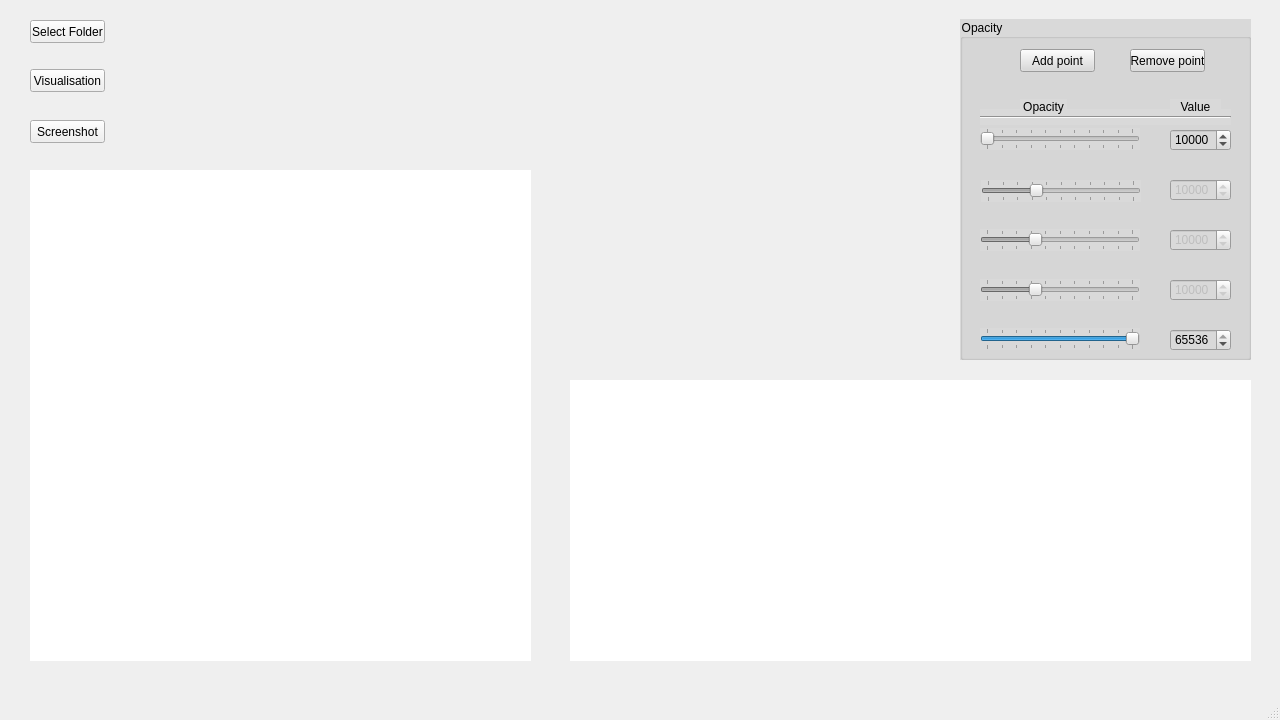
<?xml version="1.0" encoding="UTF-8"?>
<ui version="4.0">
 <class>MainWindow</class>
 <widget class="QMainWindow" name="MainWindow">
  <property name="enabled">
   <bool>true</bool>
  </property>
  <property name="geometry">
   <rect>
    <x>0</x>
    <y>0</y>
    <width>1280</width>
    <height>720</height>
   </rect>
  </property>
  <property name="minimumSize">
   <size>
    <width>1280</width>
    <height>720</height>
   </size>
  </property>
  <property name="maximumSize">
   <size>
    <width>1280</width>
    <height>720</height>
   </size>
  </property>
  <property name="cursor">
   <cursorShape>ArrowCursor</cursorShape>
  </property>
  <property name="windowTitle">
   <string>TomoX - INSA</string>
  </property>
  <property name="windowIcon">
   <iconset>
    <normaloff>logo.png</normaloff>logo.png</iconset>
  </property>
  <property name="styleSheet">
   <string notr="true"/>
  </property>
  <property name="iconSize">
   <size>
    <width>24</width>
    <height>24</height>
   </size>
  </property>
  <widget class="QWidget" name="centralwidget">
   <widget class="QPushButton" name="launch">
    <property name="geometry">
     <rect>
      <x>30</x>
      <y>69</y>
      <width>75</width>
      <height>23</height>
     </rect>
    </property>
    <property name="cursor">
     <cursorShape>ArrowCursor</cursorShape>
    </property>
    <property name="text">
     <string>Visualisation</string>
    </property>
   </widget>
   <widget class="QPushButton" name="select_file">
    <property name="geometry">
     <rect>
      <x>30</x>
      <y>20</y>
      <width>75</width>
      <height>23</height>
     </rect>
    </property>
    <property name="text">
     <string>Select Folder</string>
    </property>
   </widget>
   <widget class="QGroupBox" name="groupBox">
    <property name="geometry">
     <rect>
      <x>960</x>
      <y>19</y>
      <width>291</width>
      <height>341</height>
     </rect>
    </property>
    <property name="styleSheet">
     <string notr="true">background-color: rgb(217, 217, 217);</string>
    </property>
    <property name="title">
     <string>Opacity</string>
    </property>
    <property name="flat">
     <bool>true</bool>
    </property>
    <property name="checkable">
     <bool>false</bool>
    </property>
    <widget class="QSpinBox" name="point1spinBox">
     <property name="enabled">
      <bool>false</bool>
     </property>
     <property name="geometry">
      <rect>
       <x>210</x>
       <y>160</y>
       <width>61</width>
       <height>22</height>
      </rect>
     </property>
     <property name="maximum">
      <number>65536</number>
     </property>
     <property name="singleStep">
      <number>1000</number>
     </property>
     <property name="value">
      <number>10000</number>
     </property>
    </widget>
    <widget class="QSlider" name="point2Slider">
     <property name="enabled">
      <bool>false</bool>
     </property>
     <property name="geometry">
      <rect>
       <x>20</x>
       <y>210</y>
       <width>160</width>
       <height>22</height>
      </rect>
     </property>
     <property name="maximum">
      <number>100</number>
     </property>
     <property name="sliderPosition">
      <number>33</number>
     </property>
     <property name="orientation">
      <enum>Qt::Horizontal</enum>
     </property>
     <property name="tickPosition">
      <enum>QSlider::TicksBothSides</enum>
     </property>
    </widget>
    <widget class="QSlider" name="point3Slider">
     <property name="enabled">
      <bool>false</bool>
     </property>
     <property name="geometry">
      <rect>
       <x>20</x>
       <y>260</y>
       <width>160</width>
       <height>22</height>
      </rect>
     </property>
     <property name="maximum">
      <number>100</number>
     </property>
     <property name="sliderPosition">
      <number>33</number>
     </property>
     <property name="orientation">
      <enum>Qt::Horizontal</enum>
     </property>
     <property name="tickPosition">
      <enum>QSlider::TicksBothSides</enum>
     </property>
    </widget>
    <widget class="QSpinBox" name="point3spinBox">
     <property name="enabled">
      <bool>false</bool>
     </property>
     <property name="geometry">
      <rect>
       <x>210</x>
       <y>260</y>
       <width>61</width>
       <height>22</height>
      </rect>
     </property>
     <property name="maximum">
      <number>65536</number>
     </property>
     <property name="singleStep">
      <number>1000</number>
     </property>
     <property name="value">
      <number>10000</number>
     </property>
    </widget>
    <widget class="QSpinBox" name="point2spinBox">
     <property name="enabled">
      <bool>false</bool>
     </property>
     <property name="geometry">
      <rect>
       <x>210</x>
       <y>210</y>
       <width>61</width>
       <height>22</height>
      </rect>
     </property>
     <property name="maximum">
      <number>65536</number>
     </property>
     <property name="singleStep">
      <number>1000</number>
     </property>
     <property name="value">
      <number>10000</number>
     </property>
    </widget>
    <widget class="QPushButton" name="remove_point">
     <property name="geometry">
      <rect>
       <x>170</x>
       <y>30</y>
       <width>75</width>
       <height>23</height>
      </rect>
     </property>
     <property name="text">
      <string>Remove point</string>
     </property>
    </widget>
    <widget class="QPushButton" name="add_point">
     <property name="geometry">
      <rect>
       <x>60</x>
       <y>30</y>
       <width>75</width>
       <height>23</height>
      </rect>
     </property>
     <property name="text">
      <string>Add point</string>
     </property>
    </widget>
    <widget class="Line" name="line">
     <property name="geometry">
      <rect>
       <x>20</x>
       <y>90</y>
       <width>251</width>
       <height>16</height>
      </rect>
     </property>
     <property name="orientation">
      <enum>Qt::Horizontal</enum>
     </property>
    </widget>
    <widget class="QSlider" name="point1Slider">
     <property name="enabled">
      <bool>false</bool>
     </property>
     <property name="geometry">
      <rect>
       <x>21</x>
       <y>161</y>
       <width>160</width>
       <height>22</height>
      </rect>
     </property>
     <property name="maximum">
      <number>100</number>
     </property>
     <property name="singleStep">
      <number>1</number>
     </property>
     <property name="pageStep">
      <number>10</number>
     </property>
     <property name="value">
      <number>33</number>
     </property>
     <property name="sliderPosition">
      <number>33</number>
     </property>
     <property name="orientation">
      <enum>Qt::Horizontal</enum>
     </property>
     <property name="tickPosition">
      <enum>QSlider::TicksBothSides</enum>
     </property>
    </widget>
    <widget class="QLabel" name="opacity_column">
     <property name="geometry">
      <rect>
       <x>60</x>
       <y>80</y>
       <width>47</width>
       <height>16</height>
      </rect>
     </property>
     <property name="text">
      <string>Opacity</string>
     </property>
     <property name="alignment">
      <set>Qt::AlignCenter</set>
     </property>
    </widget>
    <widget class="QLabel" name="value_column">
     <property name="geometry">
      <rect>
       <x>210</x>
       <y>80</y>
       <width>51</width>
       <height>16</height>
      </rect>
     </property>
     <property name="text">
      <string>Value</string>
     </property>
     <property name="alignment">
      <set>Qt::AlignCenter</set>
     </property>
    </widget>
    <widget class="QSpinBox" name="point5spinBox">
     <property name="geometry">
      <rect>
       <x>210</x>
       <y>310</y>
       <width>61</width>
       <height>22</height>
      </rect>
     </property>
     <property name="maximum">
      <number>65536</number>
     </property>
     <property name="singleStep">
      <number>1000</number>
     </property>
     <property name="value">
      <number>65536</number>
     </property>
    </widget>
    <widget class="QSpinBox" name="point0spinBox">
     <property name="geometry">
      <rect>
       <x>210</x>
       <y>110</y>
       <width>61</width>
       <height>22</height>
      </rect>
     </property>
     <property name="maximum">
      <number>65536</number>
     </property>
     <property name="singleStep">
      <number>1000</number>
     </property>
     <property name="value">
      <number>10000</number>
     </property>
    </widget>
    <widget class="QSlider" name="point5Slider">
     <property name="enabled">
      <bool>true</bool>
     </property>
     <property name="geometry">
      <rect>
       <x>20</x>
       <y>309</y>
       <width>160</width>
       <height>22</height>
      </rect>
     </property>
     <property name="maximum">
      <number>100</number>
     </property>
     <property name="singleStep">
      <number>1</number>
     </property>
     <property name="pageStep">
      <number>10</number>
     </property>
     <property name="value">
      <number>100</number>
     </property>
     <property name="sliderPosition">
      <number>100</number>
     </property>
     <property name="orientation">
      <enum>Qt::Horizontal</enum>
     </property>
     <property name="tickPosition">
      <enum>QSlider::TicksBothSides</enum>
     </property>
    </widget>
    <widget class="QSlider" name="point0Slider">
     <property name="enabled">
      <bool>true</bool>
     </property>
     <property name="geometry">
      <rect>
       <x>20</x>
       <y>109</y>
       <width>160</width>
       <height>22</height>
      </rect>
     </property>
     <property name="maximum">
      <number>100</number>
     </property>
     <property name="singleStep">
      <number>1</number>
     </property>
     <property name="pageStep">
      <number>10</number>
     </property>
     <property name="value">
      <number>0</number>
     </property>
     <property name="sliderPosition">
      <number>0</number>
     </property>
     <property name="orientation">
      <enum>Qt::Horizontal</enum>
     </property>
     <property name="tickPosition">
      <enum>QSlider::TicksBothSides</enum>
     </property>
    </widget>
   </widget>
   <widget class="QLabel" name="Label_loader">
    <property name="geometry">
     <rect>
      <x>130</x>
      <y>70</y>
      <width>81</width>
      <height>71</height>
     </rect>
    </property>
    <property name="text">
     <string/>
    </property>
   </widget>
   <widget class="QWidget" name="content_plot" native="true">
    <property name="geometry">
     <rect>
      <x>570</x>
      <y>380</y>
      <width>681</width>
      <height>281</height>
     </rect>
    </property>
    <property name="styleSheet">
     <string notr="true">background-color: rgb(255, 255, 255);</string>
    </property>
    <widget class="QWidget" name="verticalLayoutWidget">
     <property name="geometry">
      <rect>
       <x>0</x>
       <y>0</y>
       <width>681</width>
       <height>281</height>
      </rect>
     </property>
     <layout class="QVBoxLayout" name="graph_layout"/>
    </widget>
   </widget>
   <widget class="QPushButton" name="screenshot">
    <property name="geometry">
     <rect>
      <x>30</x>
      <y>120</y>
      <width>75</width>
      <height>23</height>
     </rect>
    </property>
    <property name="text">
     <string>Screenshot</string>
    </property>
   </widget>
   <widget class="QWidget" name="object_plot" native="true">
    <property name="geometry">
     <rect>
      <x>30</x>
      <y>170</y>
      <width>501</width>
      <height>491</height>
     </rect>
    </property>
    <property name="styleSheet">
     <string notr="true">background-color: rgb(255, 255, 255);</string>
    </property>
    <widget class="QWidget" name="verticalLayoutWidget_2">
     <property name="geometry">
      <rect>
       <x>0</x>
       <y>0</y>
       <width>501</width>
       <height>491</height>
      </rect>
     </property>
     <layout class="QVBoxLayout" name="object_layout"/>
    </widget>
   </widget>
   <zorder>groupBox</zorder>
   <zorder>launch</zorder>
   <zorder>Label_loader</zorder>
   <zorder>content_plot</zorder>
   <zorder>screenshot</zorder>
   <zorder>object_plot</zorder>
   <zorder>select_file</zorder>
  </widget>
  <widget class="QStatusBar" name="statusbar">
   <property name="styleSheet">
    <string notr="true"/>
   </property>
  </widget>
 </widget>
 <resources/>
 <connections/>
</ui>
